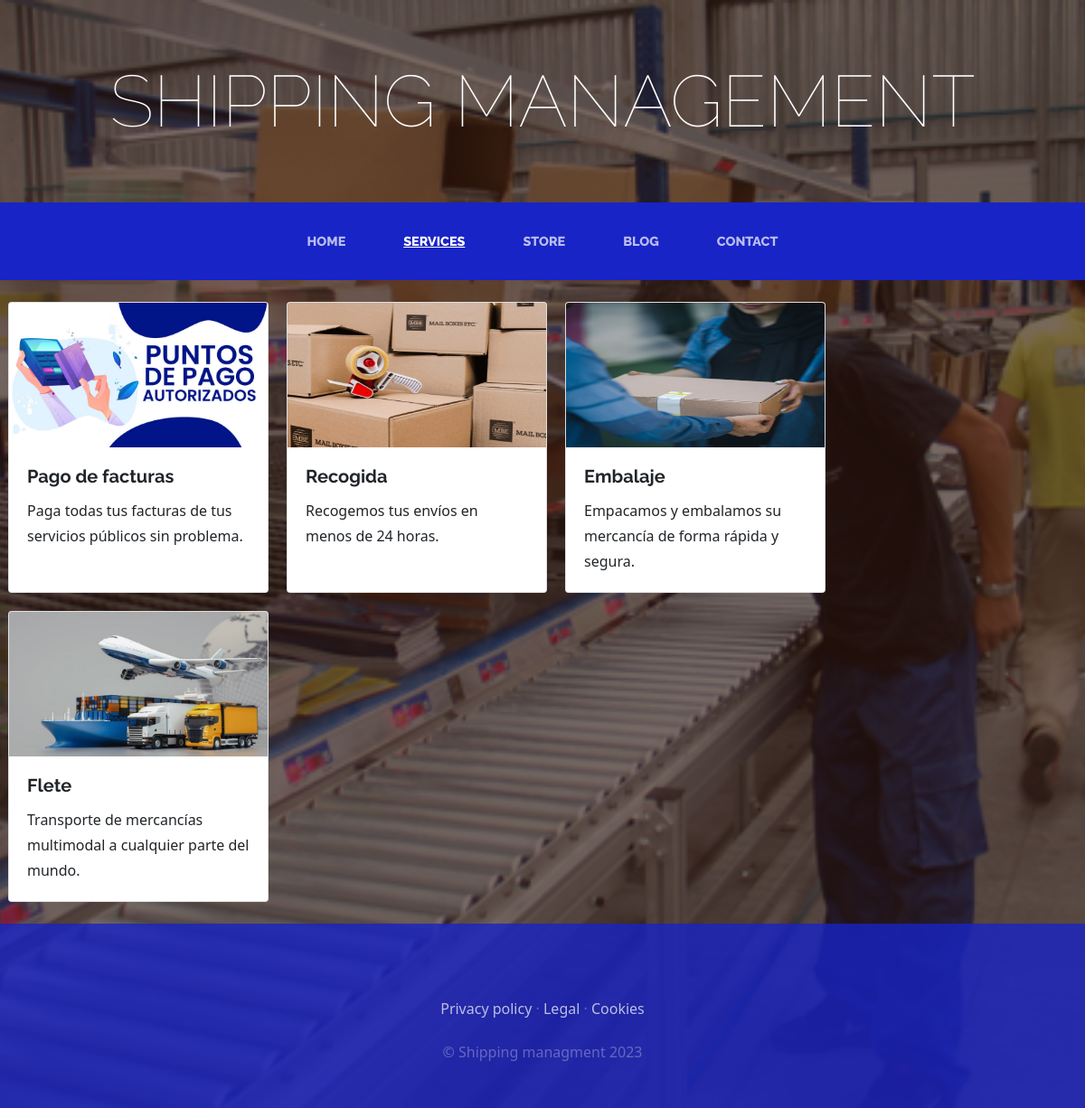
Page /services/ on the committed database.
### services/models.py (models this page shows, shortened)
class Service(models.Model):
    title = models.CharField(max_length=200)
    content = models.CharField(max_length=500)
    image = models.ImageField(upload_to='services')
    created = models.DateTimeField(auto_now_add=True)
    updated = models.DateTimeField(auto_now_add=True)
    class Meta:
        verbose_name = 'service'
        verbose_name_plural = 'services'
        ordering = ['-created']

### services/views.py (the view)
# urls.py: path('services/', include('services.urls')),
def services(request):
    services = Service.objects.all()
    return render(request, 'services/services.html', {'services': services})

### services/templates/services/services.html
{% extends 'OnlineProjectApp/base.html' %}
{% load static %}
{% block content %}
    <div class="m-4" style="display: flex; justify-content: center;">
        <div class="row" style="gap: 20px;">
            {% for service in services %}
                <div class="card" style="width: 18rem;">
                    <img src="{{service.image.url}}" class="card-img-top" alt="Service" style="height: 10rem;">
                    <div class="card-body">
                        <h5 class="font-weight-bold card-title">{{service.title}}</h5>
                        <p class="card-text">{{service.content}}</p>
                    </div>
                </div>
            {% endfor %}
        </div>
    </div>
{% endblock %}

### OnlineProjectApp/static/OnlineProjectApp/css/gestion.css (style rules this page uses)
body { font-family: system-ui, -apple-system, BlinkMacSystemFont, 'Segoe UI', Roboto, Oxygen, Ubuntu, Cantarell, 'Open Sans', 'Helvetica Neue', sans-serif; background: linear-gradient(rgba(47, 23, 15, 0.65), rgba(47, 23, 15, 0.65)), url("../img/bg_main.jpg"); background-attachment: fixed; background-position: center; background-size: cover; }
h1, h2, h3, h4, h5, h6 { font-family: 'Raleway'; }
p { line-height: 1.75; }

### rows in the picture
Service: image (picture), title "Pago de facturas", content "Paga todas tus facturas de tus servicios públicos sin problema."
Service: image (picture), title "Recogida", content "Recogemos tus envíos en menos de 24 horas."
Service: image (picture), title "Embalaje", content "Empacamos y embalamos su mercancía de forma rápida y segura."
Service: image (picture), title "Flete", content "Transporte de mercancías multimodal a cualquier parte del mundo."
